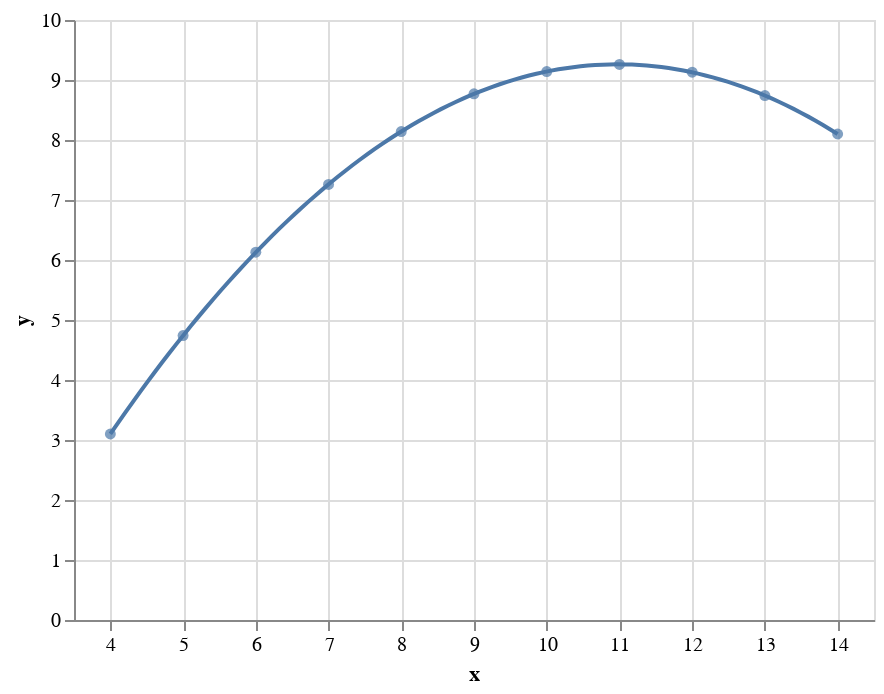

Here is the notebook cell this chart was saved with:
### Code cell
display(salt.regplot(x="x", y="y", data=ans.loc[ans.dataset == "II"], scatter_kws={"s": 80}, order=2, ci=None, truncate=True))
ax = sns.regplot(x="x", y="y", data=ans.loc[ans.dataset == "II"], scatter_kws={"s": 80}, order=2, ci=None, truncate=True)

### Figure 1 — Vega-Lite specification as saved in the notebook (floating-point values rounded to 4 significant figures)
{"$schema": "https://vega.github.io/schema/vega-lite/v2.4.1.json", "config": {"view": {"height": 300, "width": 400}}, "layer": [{"data": {"values": [{"dataset": "II", "x": 10, "y": 9.14}, {"dataset": "II", "x": 8, "y": 8.14}, {"dataset": "II", "x": 13, "y": 8.74}, {"dataset": "II", "x": 9, "y": 8.77}, {"dataset": "II", "x": 11, "y": 9.26}, {"dataset": "II", "x": 14, "y": 8.1}, {"dataset": "II", "x": 6, "y": 6.13}, {"dataset": "II", "x": 4, "y": 3.1}, {"dataset": "II", "x": 12, "y": 9.13}, {"dataset": "II", "x": 7, "y": 7.26}, {"dataset": "II", "x": 5, "y": 4.74}]}, "encoding": {"x": {"axis": {"title": "x"}, "field": "x", "scale": {"domain": [3.5, 14.5], "nice": false}, "type": "quantitative"}, "y": {"axis": {"title": "y"}, "field": "y", "type": "quantitative"}}, "mark": {"clip": true, "filled": true, "type": "point"}}, {"data": {"values": [{"x": 4, "y": 3.1}, {"x": 4.101, "y": 3.277}, {"x": 4.202, "y": 3.452}, {"x": 4.303, "y": 3.624}, {"x": 4.404, "y": 3.794}, {"x": 4.505, "y": 3.96}, {"x": 4.606, "y": 4.125}, {"x": 4.707, "y": 4.286}, {"x": 4.808, "y": 4.445}, {"x": 4.909, "y": 4.602}, {"x": 5.01, "y": 4.756}, {"x": 5.111, "y": 4.907}, {"x": 5.212, "y": 5.056}, {"x": 5.313, "y": 5.202}, {"x": 5.414, "y": 5.346}, {"x": 5.515, "y": 5.487}, {"x": 5.616, "y": 5.625}, {"x": 5.717, "y": 5.761}, {"x": 5.818, "y": 5.894}, {"x": 5.919, "y": 6.025}, {"x": 6.02, "y": 6.153}, {"x": 6.121, "y": 6.279}, {"x": 6.222, "y": 6.401}, {"x": 6.323, "y": 6.522}, {"x": 6.424, "y": 6.639}, {"x": 6.525, "y": 6.755}, {"x": 6.626, "y": 6.867}, {"x": 6.727, "y": 6.977}, {"x": 6.828, "y": 7.085}, {"x": 6.929, "y": 7.189}, {"x": 7.03, "y": 7.292}, {"x": 7.131, "y": 7.391}, {"x": 7.232, "y": 7.488}, {"x": 7.333, "y": 7.583}, {"x": 7.434, "y": 7.675}, {"x": 7.535, "y": 7.764}, {"x": 7.636, "y": 7.851}, {"x": 7.737, "y": 7.935}, {"x": 7.838, "y": 8.016}, {"x": 7.939, "y": 8.095}, {"x": 8.04, "y": 8.172}, {"x": 8.141, "y": 8.245}, {"x": 8.242, "y": 8.317}, {"x": 8.343, "y": 8.385}, {"x": 8.444, "y": 8.451}, {"x": 8.545, "y": 8.515}, {"x": 8.646, "y": 8.575}, {"x": 8.747, "y": 8.634}, {"x": 8.848, "y": 8.689}, {"x": 8.949, "y": 8.742}, {"x": 9.051, "y": 8.793}, {"x": 9.152, "y": 8.841}, {"x": 9.253, "y": 8.886}, {"x": 9.354, "y": 8.929}, {"x": 9.455, "y": 8.969}, {"x": 9.556, "y": 9.007}, {"x": 9.657, "y": 9.042}, {"x": 9.758, "y": 9.074}, {"x": 9.859, "y": 9.104}, {"x": 9.96, "y": 9.131}, {"x": 10.06, "y": 9.156}, {"x": 10.16, "y": 9.178}, {"x": 10.26, "y": 9.197}, {"x": 10.36, "y": 9.214}, {"x": 10.46, "y": 9.229}, {"x": 10.57, "y": 9.24}, {"x": 10.67, "y": 9.249}, {"x": 10.77, "y": 9.256}, {"x": 10.87, "y": 9.26}, {"x": 10.97, "y": 9.261}, {"x": 11.07, "y": 9.26}, {"x": 11.17, "y": 9.256}, {"x": 11.27, "y": 9.25}, {"x": 11.37, "y": 9.241}, {"x": 11.47, "y": 9.229}, {"x": 11.58, "y": 9.215}, {"x": 11.68, "y": 9.199}, {"x": 11.78, "y": 9.179}, {"x": 11.88, "y": 9.157}, {"x": 11.98, "y": 9.133}, {"x": 12.08, "y": 9.106}, {"x": 12.18, "y": 9.076}, {"x": 12.28, "y": 9.044}, {"x": 12.38, "y": 9.009}, {"x": 12.48, "y": 8.972}, {"x": 12.59, "y": 8.932}, {"x": 12.69, "y": 8.889}, {"x": 12.79, "y": 8.844}, {"x": 12.89, "y": 8.796}, {"x": 12.99, "y": 8.746}, {"x": 13.09, "y": 8.693}, {"x": 13.19, "y": 8.637}, {"x": 13.29, "y": 8.579}, {"x": 13.39, "y": 8.519}, {"x": 13.49, "y": 8.455}, {"x": 13.6, "y": 8.389}, {"x": 13.7, "y": 8.321}, {"x": 13.8, "y": 8.25}, {"x": 13.9, "y": 8.176}, {"x": 14, "y": 8.1}]}, "encoding": {"x": {"field": "x", "scale": {"domain": [3.5, 14.5], "nice": false}, "type": "quantitative"}, "y": {"field": "y", "type": "quantitative"}}, "mark": {"clip": true, "type": "line"}}]}
